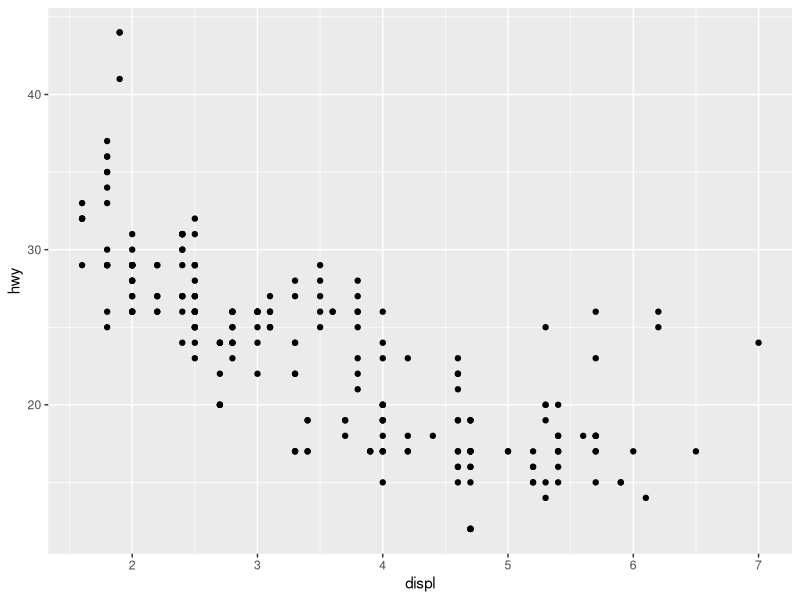
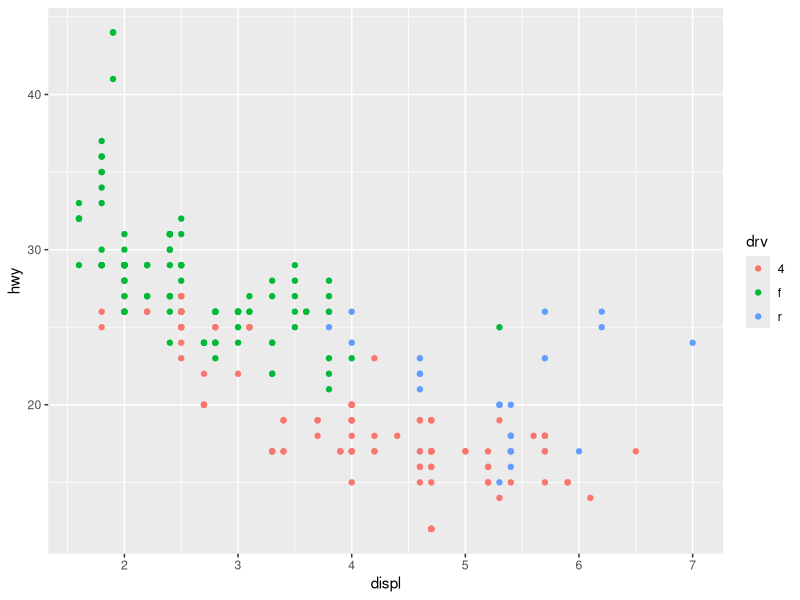
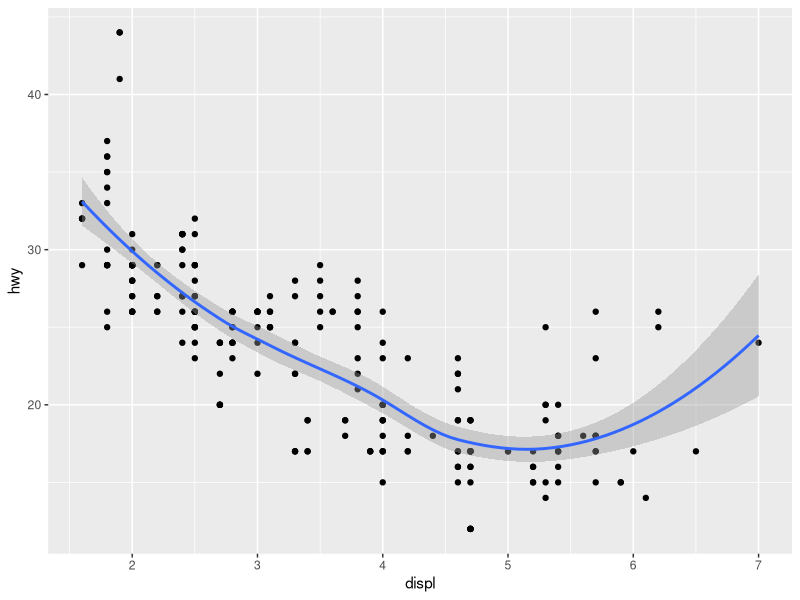
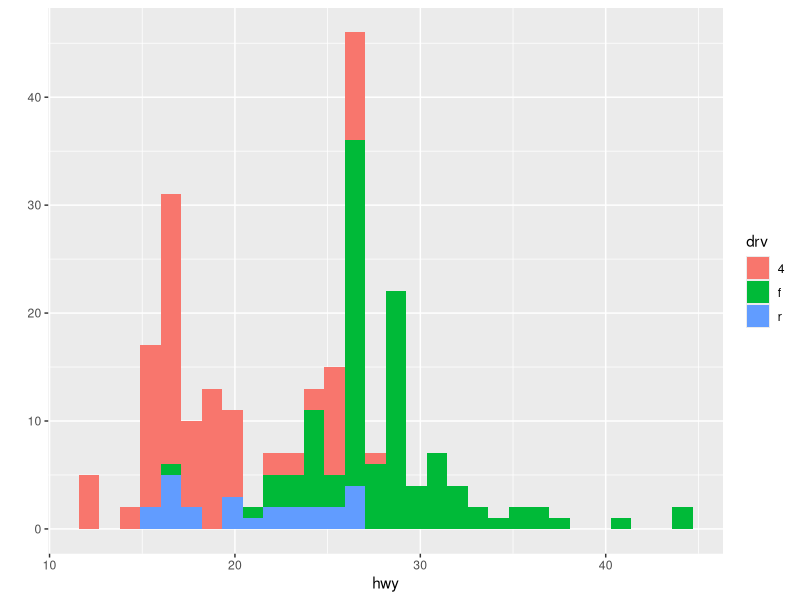
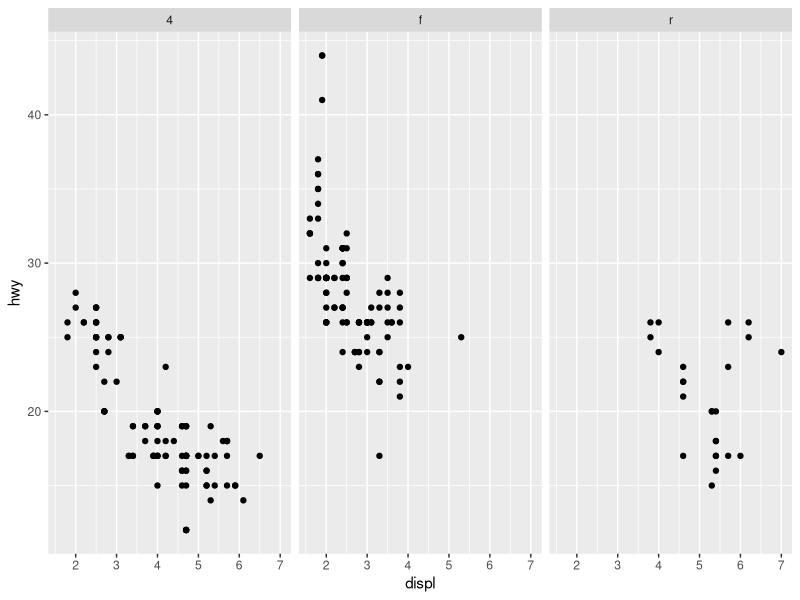
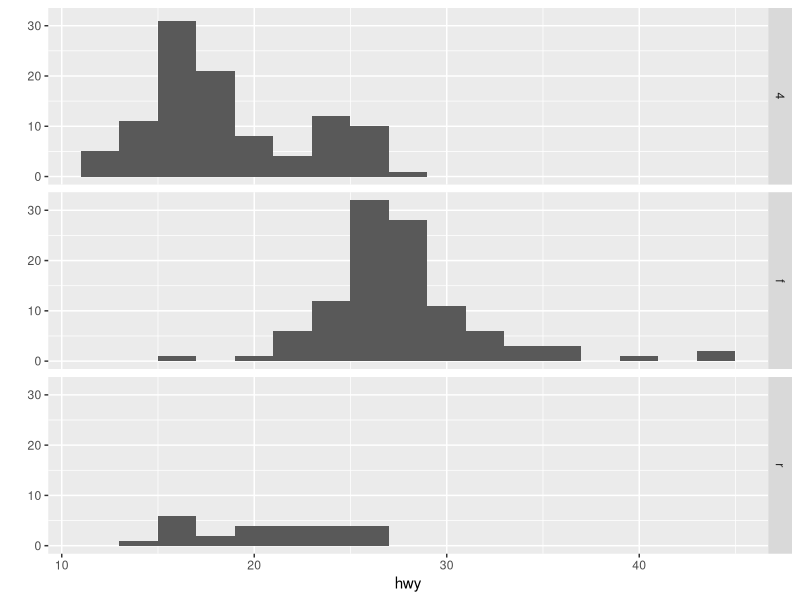
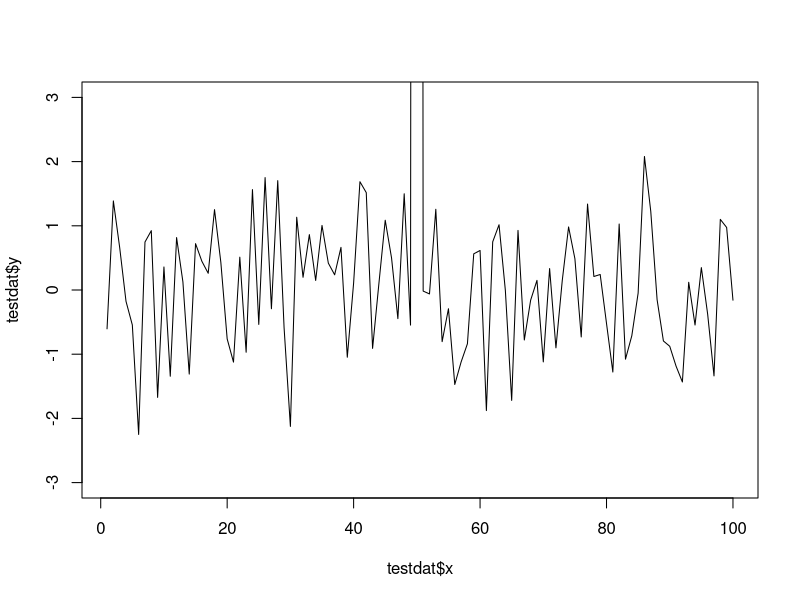
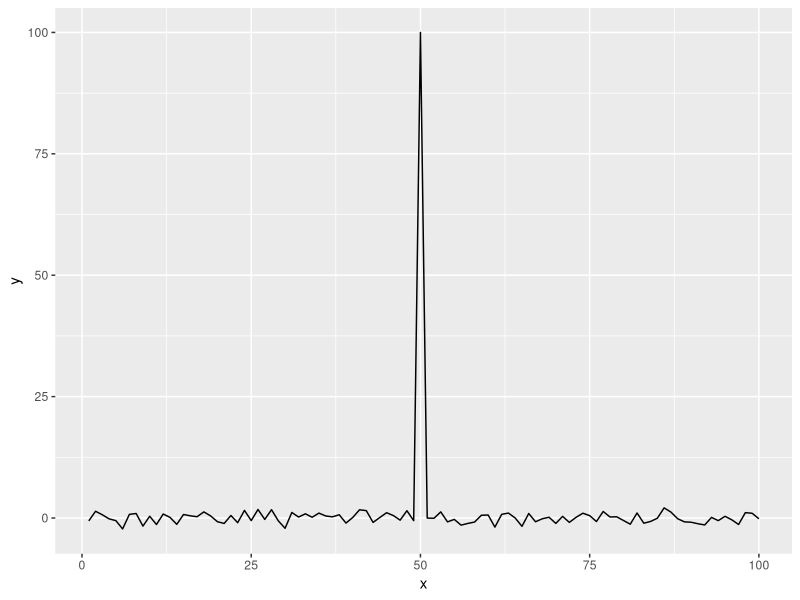

The R script that drew these images, in order:
## ---- chunk 1
library(ggplot2)
str(mpg)
## ---- chunk 2
qplot(displ, hwy, data = mpg)
## ---- chunk 3
qplot(displ, hwy, data = mpg, color = drv)
## ---- chunk 4
qplot(displ, hwy, data = mpg, geom = c("point", "smooth"))
## ---- chunk 5
qplot(hwy, data = mpg, fill = drv)
## ---- chunk 6
qplot(displ, hwy, data = mpg, facets = .~ drv)
## ---- chunk 7
qplot(hwy, data = mpg, facets = drv ~., binwidth = 2)
## ---- chunk 8
testdat <- data.frame(x = 1:100, y = rnorm(100))
testdat[50, 2] <- 100  ##Outlier!
plot(testdat$x, testdat$y, type = "l", ylim = c(-3, 3))
## ---- chunk 9
g <- ggplot(testdat, aes(x = x, y = y))
g + geom_line()
## ---- chunk 10
g + geom_line() + ylim(-3, 3)
## ---- chunk 11
g + geom_line() + coord_cartesian(ylim = c(-3, 3))
